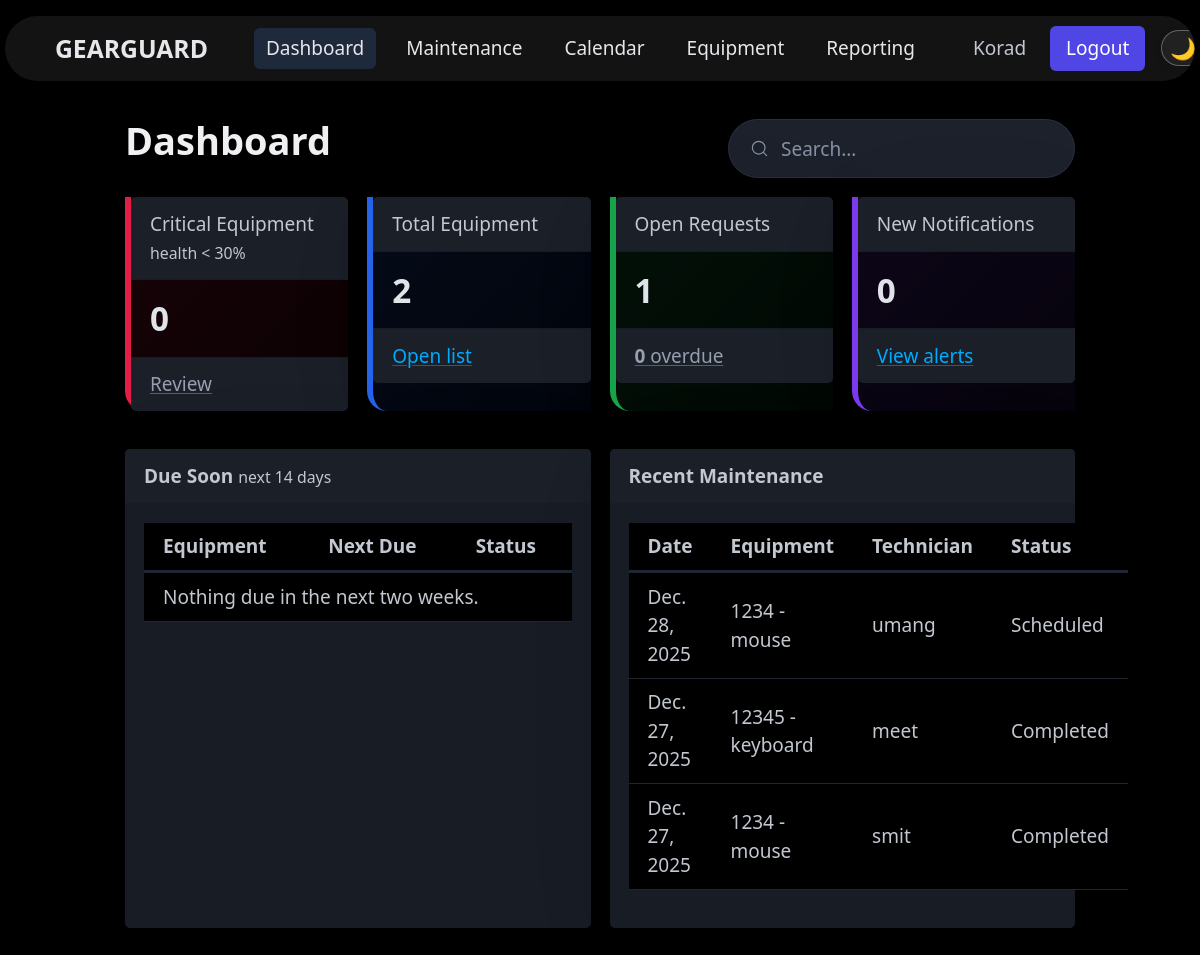
Before: / (signed in) with the older database file.
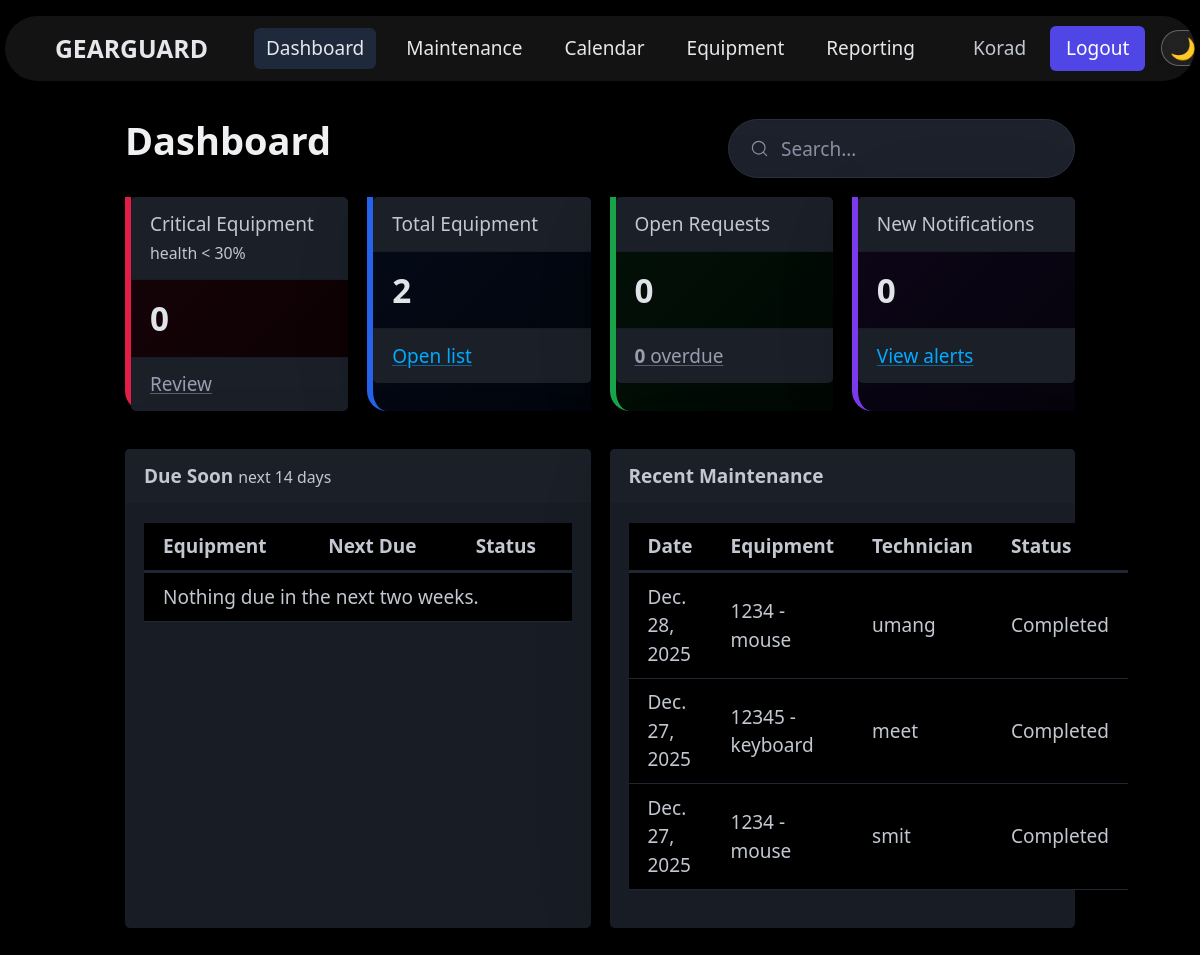
After: the same page with the newer database file.
### maintenance/models.py (models this page shows, shortened)
class MaintenanceRecord(models.Model):
    STATUS_CHOICES = [
        ("scheduled", "Scheduled"),
        ("completed", "Completed"),
        ("overdue", "Overdue"),
    ]
    equipment = models.ForeignKey('equipment.Equipment', on_delete=models.CASCADE, related_name='maintenance_records')
    service_date = models.DateField()
    technician = models.CharField(max_length=100, blank=True)
    cost = models.DecimalField(max_digits=10, decimal_places=2, default=0)
    remarks = models.TextField(blank=True)
    next_due = models.DateField(null=True, blank=True)
    status = models.CharField(max_length=20, choices=STATUS_CHOICES, default='scheduled')

### equipment/models.py (models this page shows)
class Equipment(models.Model):
    STATUS_CHOICES = [
        ("active", "Active"),
        ("inactive", "Inactive"),
    ]
    asset_id = models.CharField(max_length=50, unique=True)
    name = models.CharField(max_length=120)
    category = models.ForeignKey(EquipmentCategory, on_delete=models.SET_NULL, null=True, related_name="equipments")
    company = models.CharField(max_length=100, blank=True)
    serial_no = models.CharField(max_length=100, blank=True)
    technician = models.CharField(max_length=100, blank=True)
    maintenance_team = models.CharField(max_length=100, blank=True)
    assigned_date = models.DateField(null=True, blank=True)
    maintenance_interval_days = models.PositiveIntegerField(default=90)
    status = models.CharField(max_length=20, choices=STATUS_CHOICES, default="active")
    description = models.TextField(blank=True)
    def __str__(self) -> str:
        return f"{self.asset_id} - {self.name}"

### gearguard/views.py (the view)
# urls.py: path('', home_view, name='home'),
@login_required
def home_view(request):
    from equipment.models import Equipment
    from maintenance.models import MaintenanceRecord
    from notifications.models import Notification
    total_eq = Equipment.objects.count()
    critical_eq = Equipment.objects.filter(status='inactive').count()
    open_requests = MaintenanceRecord.objects.exclude(status='completed').count()
    overdue = MaintenanceRecord.objects.filter(status='overdue').count()
    notif_new = Notification.objects.filter(status='new').count()
    recent_records = (
        MaintenanceRecord.objects.select_related('equipment')
        .order_by('-service_date')[:5]
    )
    today = timezone.now().date()
    due_soon = (
        MaintenanceRecord.objects.select_related('equipment')
        .filter(status__in=['scheduled', 'overdue'], next_due__isnull=False, next_due__lte=today + timedelta(days=14))
        .order_by('next_due')[:5]
    )
    context = {
        'total_equipment': total_eq,
        'critical_equipment': critical_eq,
        'open_requests': open_requests,
        'overdue_requests': overdue,
        'new_notifications': notif_new,
        'recent_records': recent_records,
        'due_soon': due_soon,
    }
    return render(request, 'home.html', context)

### templates/home.html
{% extends 'base.html' %}
{% block content %}
<header class="grid">
    <h1>Dashboard</h1>
    <form action="/maintenance/" method="get" style="margin-left:auto;">
        <input type="search" name="q" placeholder="Search…" />
    </form>
</header>
<section class="grid">
  <article style="border: none; border-radius: 0 20px 0 20px; background: linear-gradient(135deg, rgba(225, 29, 72, 0.1) 0%, rgba(225, 29, 72, 0.05) 100%); border-left: 6px solid #e11d48;">
    <header>Critical Equipment <small class="secondary">health &lt; 30% </small></header>
    <h2 style="margin:0">{{ critical_equipment }}</h2>
    <footer><a href="/equipment/" class="secondary">Review</a></footer>
  </article>
  <article style="border: none; border-radius: 0 20px 0 20px; background: linear-gradient(135deg, rgba(37, 99, 235, 0.1) 0%, rgba(37, 99, 235, 0.05) 100%); border-left: 6px solid #2563eb;">
    <header>Total Equipment</header>
    <h2 style="margin:0">{{ total_equipment }}</h2>
    <footer><a href="/equipment/">Open list</a></footer>
  </article>
  <article style="border: none; border-radius: 0 20px 0 20px; background: linear-gradient(135deg, rgba(22, 163, 74, 0.1) 0%, rgba(22, 163, 74, 0.05) 100%); border-left: 6px solid #16a34a;">
    <header>Open Requests</header>
    <h2 style="margin:0">{{ open_requests }}</h2>
    <footer><a href="/equipment/" class="secondary"><strong class="secondary">{{ overdue_requests }}</strong> overdue</a></footer>
  </article>
  <article style="border: none; border-radius: 0 20px 0 20px; background: linear-gradient(135deg, rgba(124, 58, 237, 0.1) 0%, rgba(124, 58, 237, 0.05) 100%); border-left: 6px solid #7c3aed;">
    <header>New Notifications</header>
    <h2 style="margin:0">{{ new_notifications }}</h2>
    <footer><a href="/notifications/">View alerts</a></footer>
  </article>
</section>
<section class="grid">
    <article>
        <header>
            <strong>Due Soon</strong>
            <small class="secondary">next 14 days</small>
        </header>
        <table>
            <thead>
                <tr>
                    <th>Equipment</th>
                    <th>Next Due</th>
                    <th>Status</th>
                </tr>
            </thead>
            <tbody>
                {% for r in due_soon %}
                <tr>
                    <td>{{ r.equipment }}</td>
                    <td>{{ r.next_due }}</td>
                    <td>
                        {% if r.status == 'overdue' %}
                        <span class="contrast">Overdue</span>
                        {% else %}
                        <span>Scheduled</span>
                        {% endif %}
                    </td>
                </tr>
                {% empty %}
                <tr>
                    <td colspan="3">Nothing due in the next two weeks.</td>
                </tr>
                {% endfor %}
            </tbody>
        </table>
    </article>
    <article>
        <header><strong>Recent Maintenance</strong></header>
        <table>
            <thead>
                <tr>
                    <th>Date</th>
                    <th>Equipment</th>
                    <th>Technician</th>
                    <th>Status</th>
                </tr>
            </thead>
            <tbody>
                {% for r in recent_records %}
                <tr>
                    <td>{{ r.service_date }}</td>
                    <td>{{ r.equipment }}</td>
                    <td>{{ r.technician|default:'—' }}</td>
                    <td>{{ r.get_status_display }}</td>
                </tr>
                {% empty %}
                <tr>
                    <td colspan="4">No recent activity.</td>
                </tr>
                {% endfor %}
            </tbody>
        </table>
    </article>
</section>
{% endblock %}

Changed rows visible on the page:
changed MaintenanceRecord "Dec. 28, 2025": status "Scheduled" → "Completed"
Other visible differences:
{{ open_requests }}: "1" → "0"
